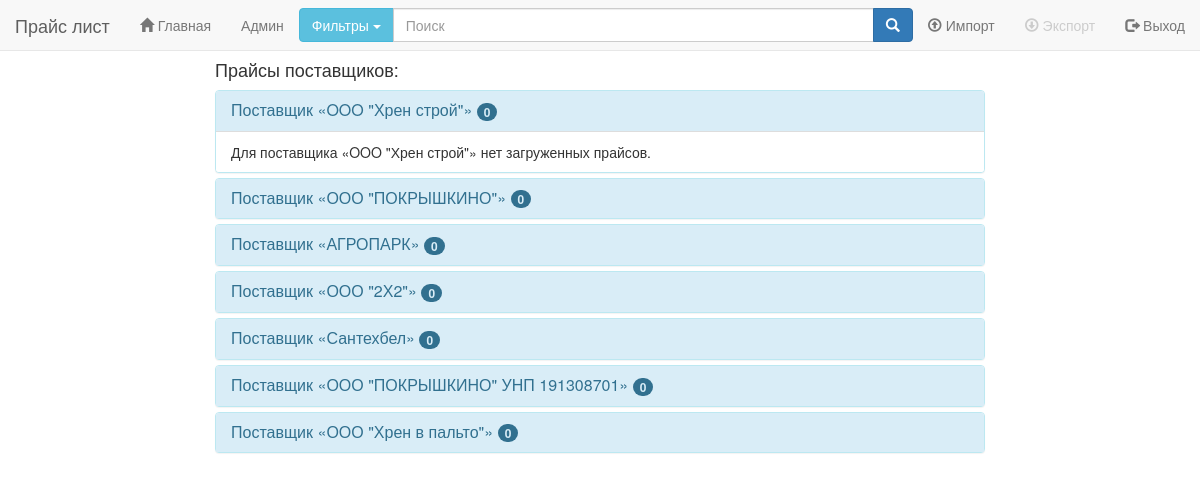
/price/ (signed in), run on an earlier commit of the app's database.
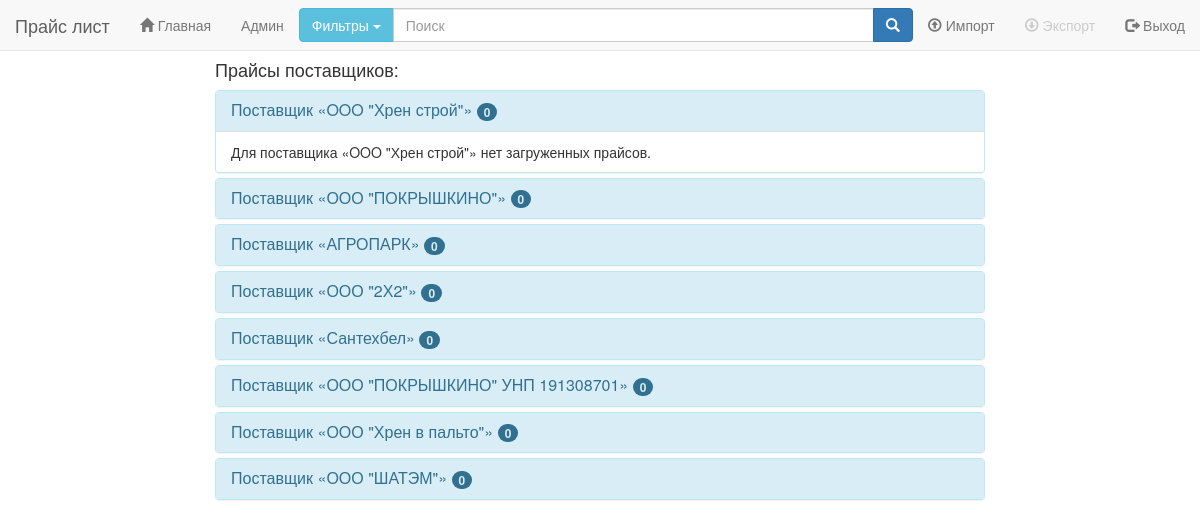
And on a later commit of the database.
### main_site/models.py (models this page shows, shortened)
class Dealer(models.Model):
	name = models.CharField(max_length=255, null=True)
	class Meta:
		db_table = 't_dealer'

### main_site/views.py (the view, shortened to what this page needs)
class SearchView(View):
	def get(self, request):
		if not request.user.is_authenticated():
			return redirect('/')
		articles = Products.objects.all().order_by('-id')[:30]
		deals = ((i.name, [j for j in Documents.objects.filter(dealer__id=i.id)]) for i in Dealer.objects.all())
		return render(request, 'main_site/rezult.html', {'articles': articles, 'dealers': deals})

### templates/main_site/rezult.html (shortened to what this page needs)
{% extends 'base.html' %}
{% block nav_content %}
	<div class="collapse navbar-collapse" id="bs-example-navbar-collapse-1">
		<ul class="nav navbar-nav">
			<li><a href="/price/"><span class="glyphicon glyphicon-home"></span> Главная</a></li>
			{% if user.is_superuser %}
				<li><a href="/admin/">Админ</a></li>
			{% endif %}
		</ul>
		<ul class="nav navbar-nav navbar-right" style="margin-right: 0px;">
			{% if user.is_superuser %}
				<li><a href="/price/upload/"><span class="glyphicon glyphicon-upload"></span> Импорт</a></li>
				<li class="disabled"><a href="#"><span class="glyphicon glyphicon-download"></span> Экспорт</a></li>
			{% endif %}
			<li><a href="/logout/"><span class="glyphicon glyphicon-log-out"></span> Выход</a></li>
		</ul>
		<form class="navbar-form-alt" role="search">
			<div class="input-group">
				<div class="input-group-btn search-panel">
					<button type="button" class="btn btn-info dropdown-toggle" data-toggle="dropdown">
						<span id="search_concept">Фильтры</span> <span class="caret"></span>
					</button>
				</div>
				<input type="text" name="query" class="form-control" value="" placeholder="Поиск" autocomplete="off" autofocus="autofocus">
				<span class="input-group-btn">
					<button class="btn btn-primary" id="search-btn">
						<span class="glyphicon glyphicon-search">
						</span>
					</button>
				</span>
			</div>
		</form>
	</div>
{% endblock %}
{% block content %}
	{% if user.is_superuser %}
		<div style="margin-top: 60px;">
			{% include 'main_site/dealers.html' %}
		</div>
	{% else %}
		{% include 'main_site/table.html' %}
	{% endif %}
{% endblock %}

### templates/main_site/dealers.html
<h4>Прайсы поставщиков:</h4>
<div class="panel-group" id="accordion">
	{% for key, value in dealers %}
		<div class="panel panel-info">
			<div class="panel-heading">
				<h4 class="panel-title">
					<a data-toggle="collapse" data-parent="#accordion" href="#collapse{{ forloop.counter }}">
						Поставщик &laquo;{{ key }}&raquo;
						<span class="badge" id="badge{{ forloop.counter }}">{{ value|length }}</span>
					</a>
				</h4>
			</div>
			{% if forloop.counter == 1 %}
				<div id="collapse{{ forloop.counter }}" class="panel-collapse collapse in">
			{% else %}
				<div id="collapse{{ forloop.counter }}" class="panel-collapse collapse">
			{% endif %}
				<ul class="list-group">
					{% for v in value %}
						<li class="list-group-item">{{ v.docfile }}
							<a href="#{{ v.id }}" id="rem-file-link" badge="badge{{ forloop.parentloop.counter }}">
							<span class="glyphicon glyphicon-remove"></span></a>
						</li>
					{% empty %}
						<li class="list-group-item">Для поставщика &laquo;{{ key }}&raquo; нет загруженных прайсов.</li>
					{% endfor %}
				</ul>
			</div>
		</div>
	{% empty %}
		<h4>Нет поставщиков.</h4>
	{% endfor %}
</div>

What changed in the data, as far as the page shows it:
added Dealer: dealers "ООО \"ШАТЭМ\""
Also different on the page:
new list line: "Поставщик « » 0"
